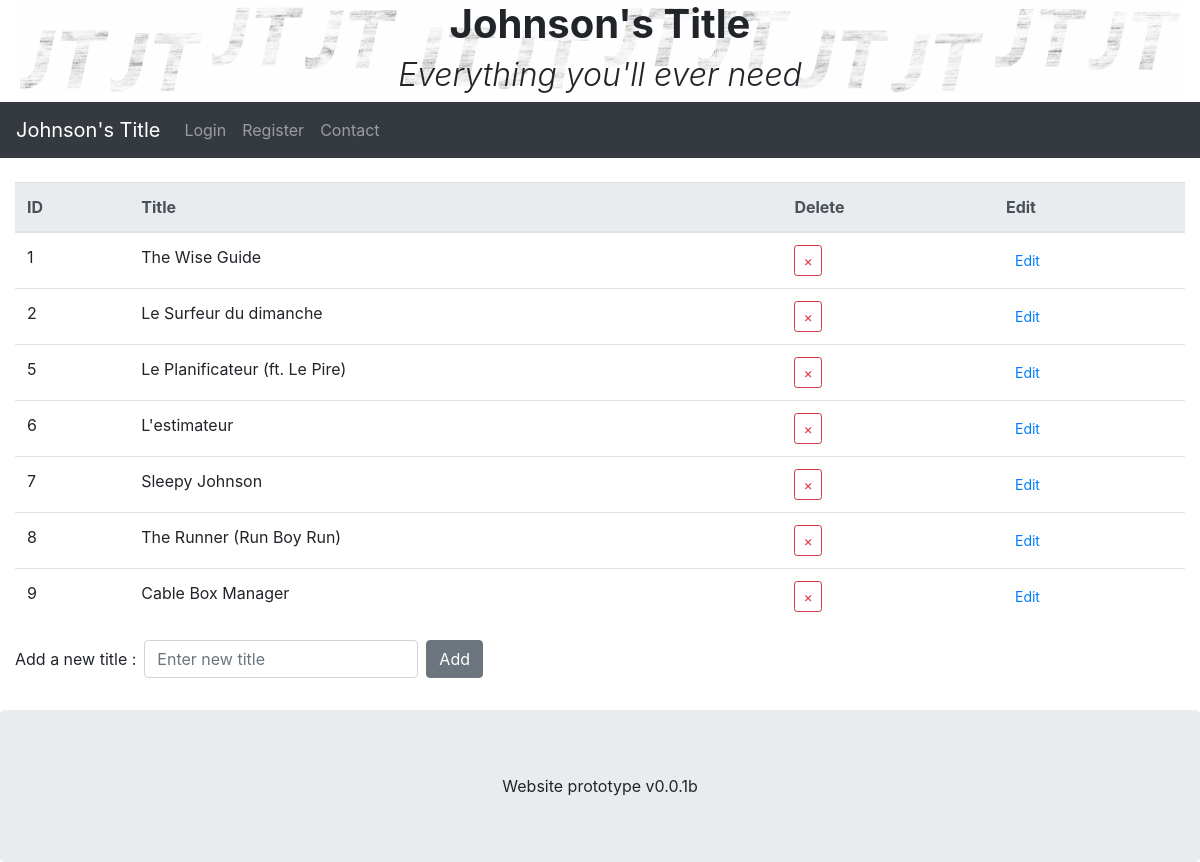
/index.php?action=title, run on an earlier commit of the app's database.
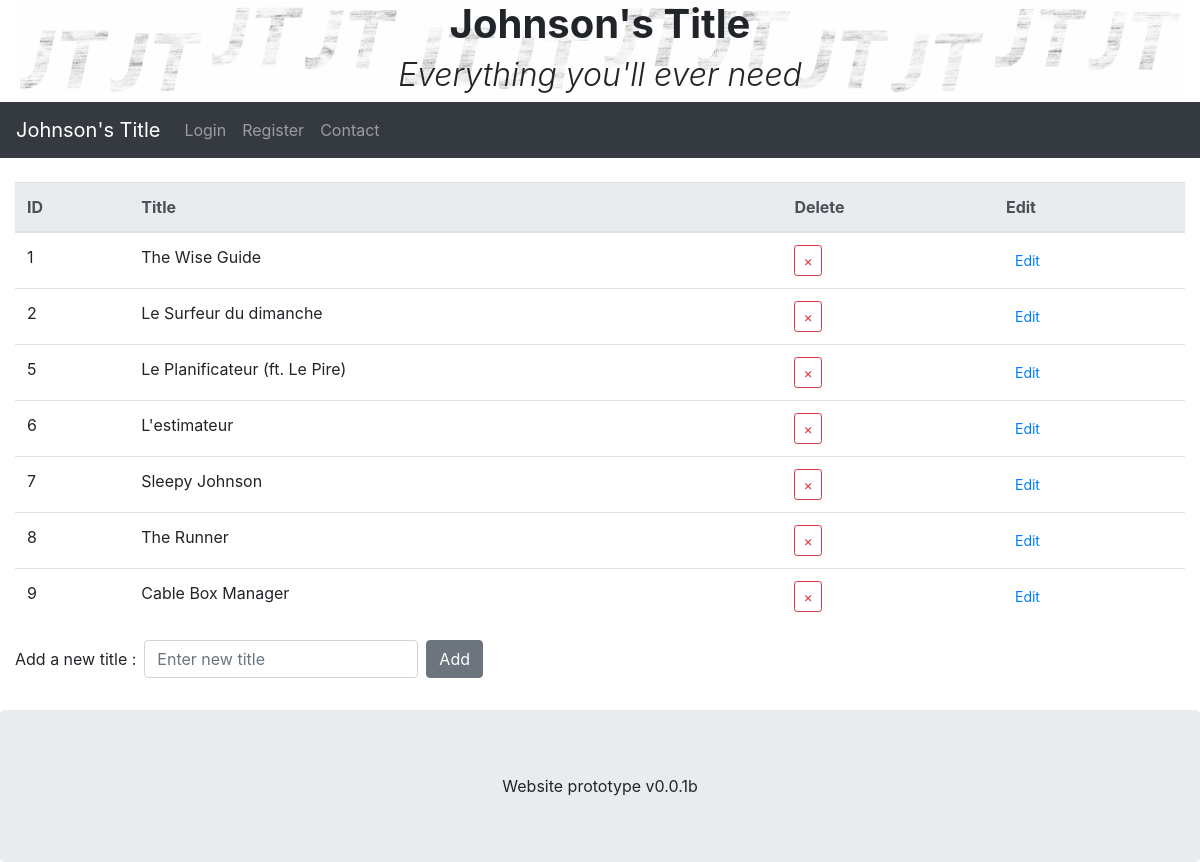
And on a later commit of the database.
### tables this page shows
CREATE TABLE `titles` (
  `id` int(11) NOT NULL,
  `title` varchar(255) NOT NULL
);

### controller/frontend.php (called while the page is built, shortened)
<?php
function title()
{
	require('./controller/title.php');
}

### index.php (called while the page is built)
<?php
require('./controller/frontend.php');
if (isset($_GET['action'])) {
    if ($_GET['action'] == 'main') {
        main();
    }
    elseif ($_GET['action'] == 'register') {
        register();
    }
    elseif ($_GET['action'] == 'login') {
        login();
    }
    elseif ($_GET['action'] == 'logout') {
        logout();
    }
    elseif ($_GET['action'] == 'myProfile') {
        myProfile();
    }
    elseif ($_GET['action'] == 'clothing') {
    clothing();
    }
    elseif ($_GET['action'] == 'title') {
    title();
    }
    else {
        main();
    }
}
else {
    main();
}

### model/ShopManager.php (called while the page is built, shortened)
<?php
class ShopManager
{
	public function getTitles()
	{
		$db = $this->dbConnect();
		$req = $db->query("SELECT id,title FROM titles");
		return $req;
	}
	private function dbConnect()
	{
		try {
			$db = new PDO('mysql:host=localhost;dbname=jt_title;charset=utf8', 'root', 'root', array(PDO::ATTR_ERRMODE => PDO::ERRMODE_EXCEPTION));
			return $db;
		} catch (Exception $e) {
			die('Erreur : ' . $e->getMessage());
		}
	}
}

### view/frontend/title_view.php (called while the page is built)
<?php ob_start();
require("./view/frontend/content/title/title_display.php");
$content = ob_get_clean();
require('./view/frontend/template.php');

### controller/title.php (the view, shortened to what this page needs)
<?php
require_once("./model/ShopManager.php");
$shopManager = new ShopManager();
$req = $shopManager->getTitles();
?>
<table class="table">
    <thead class="thead-light">
        <tr>
            <th>ID</th>
            <th>Title</th>
            <th>Delete</th>
            <th>Edit</th>
        </tr>
    </thead>
    <tbody>
        <?php
		while ($data = $req->fetch()) {
			echo "<tr>
	<td>{$data["id"]}</td>
	<td id=\"title{$data["id"]}\">{$data["title"]}</td>
	<td align=\"left\">
		<button value=\"{$data["id"]}\" type=\"button\" class=\"btn btn-outline-danger btn-sm deleteTitle\">
			&times;
		</button>
	</td>
	<td align=\"left\">
		<button id=\"btnEdit{$data["id"]}\"
		value=\"{$data["id"]}\"
		type=\"button\"
		class=\"btn btn-link btn-sm editTitle\">
			Edit
		</button>
		<div id=\"btn2{$data["id"]}\" class=\"btn-group btn-group-sm\" style=\"display: none;\">
  			<button id=\"btnConfirm{$data["id"]}\" value=\"{$data["id"]}\" type=\"button\" class=\"btn btn-link btn-sm confirmTitle\">Confirm</button>
  			<button id=\"btnCancel{$data["id"]}\" value=\"{$data["id"]}\" type=\"button\" class=\"btn btn-link btn-sm cancelTitle\">Cancel</button>
		</div>
	</td>
	</tr>";
		}
		?>
    </tbody>
</table>
<?php
$titles = ob_get_contents();
require("./view/frontend/title_view.php");

### view/frontend/content/title/title_display.php (shortened to what this page needs)
<div class="container-fluid">
	<?= $titles ?>
	<?php require("./view/frontend/content/title/title_addForm.php") ?>
</div>

### view/frontend/content/title/title_addForm.php (shortened to what this page needs)
<form class="form-inline" method="post" action="<?php echo htmlspecialchars($_SERVER["PHP_SELF"]).'?action=title';?>">
  <label class="mb-2 mr-sm-2" for="new-title">Add a new title :</label>
  <input type="text" class="form-control mb-2 mr-sm-2" id="new-title" placeholder="Enter new title" name="new-title">
  <button type="submit" class="btn btn-secondary mb-2">Add</button>
</form>

### view/frontend/template.php (shortened to what this page needs)
<!DOCTYPE html>
<html lang="fr">
<html>
    <head>
        <?php require("./view/frontend/content/head.php"); ?>
    </head>
    <body>
        <div>
            <?php require("./view/frontend/content/header.php"); ?>
            <br>
            <?= $content ?>
            <br>
        </div>
    </body>
    <footer class="jumbotron text-center" style="margin-bottom:0">
        Website prototype v0.0.1b
    </footer>
</html>

### view/frontend/content/head.php (shortened to what this page needs)
<link rel="stylesheet" href="https://maxcdn.bootstrapcdn.com/bootstrap/4.3.1/css/bootstrap.min.css">
<link rel="stylesheet" href="Style2.css">

### view/frontend/content/header.php (shortened to what this page needs)
<header>
    <div class="container-fluid">
        <div class="bg-jt-image">
            <h1 class="text-center "> <a class="text-decoration-none font-weight-bold text-body" href="index.php?action=main">Johnson's Title</a> </h1>
            <h2 class ="font-italic font-weight-light text-center"> Everything you'll ever need</h2>
        </div>
    </div>
    <nav class="navbar navbar-expand-md bg-dark navbar-dark justify-content-end sticky-top">
        <a class="navbar-brand" href="index.php?action=main"> Johnson's Title </a>
        <div class="collapse navbar-collapse" id="collapsibleNavbar">
            <ul class="navbar-nav">
                <?php
                if (isset($_SESSION['pseudo'])){
                ?>
                <li class="nav-item dropdown ">
                  <a class="nav-link dropdown-toggle" href="#" id="navbardrop" data-toggle="dropdown">
                     <?php echo $_SESSION['pseudo']; ?>
                  </a>
                  <div class="dropdown-menu">
                    <a class="dropdown-item" href="index.php?action=myProfile"> My profile </a>
                    <a class="dropdown-item" href="#"> Forum </a>
                    <a class="dropdown-item" href="#"> Orders</a>
                  </div>
                </li>
                <li class="nav-item">
                    <a class="nav-link" href="index.php?action=logout"> Logout </a>
                </li>
                <?php
                } else {
                ?>
                    <li class="nav-item">
                        <a class="nav-link" href="index.php?action=login">Login</a>
                    </li>
                    <li class="nav-item">
                        <a class="nav-link" href="index.php?action=register">Register</a>
                    </li>
                <?php
                }
                ?>
                <li class="nav-item">
                    <a class="nav-link" href="#">Contact</a>
                </li>
            </ul>
        </div>
    </nav>

### Style2.css (style rules this page uses)
.bg-jt-image { background-image: url("/img/bg-jt.png"); background-size: cover; background-repeat: repeat-x; }

What changed in the data, as far as the page shows it:
changed titles id 8: title "The Runner (Run Boy Run)" → "The Runner"
